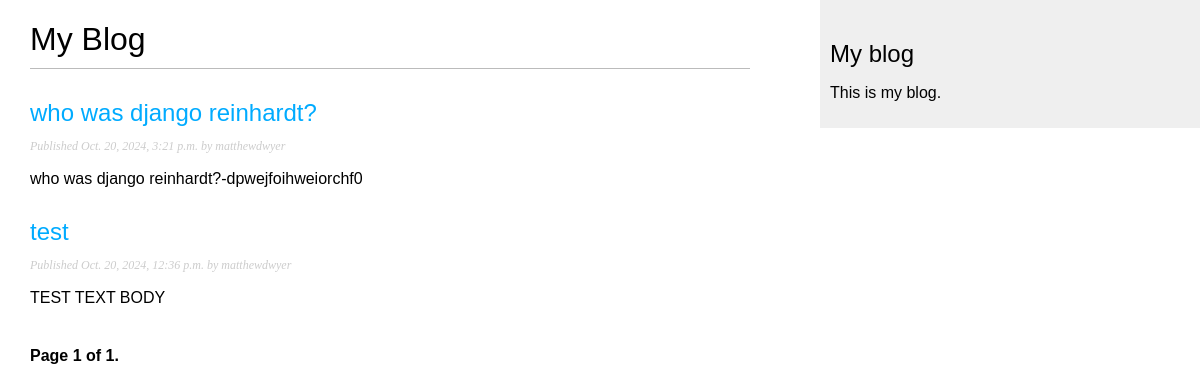
The page /blog_app/ on the database as committed earlier.
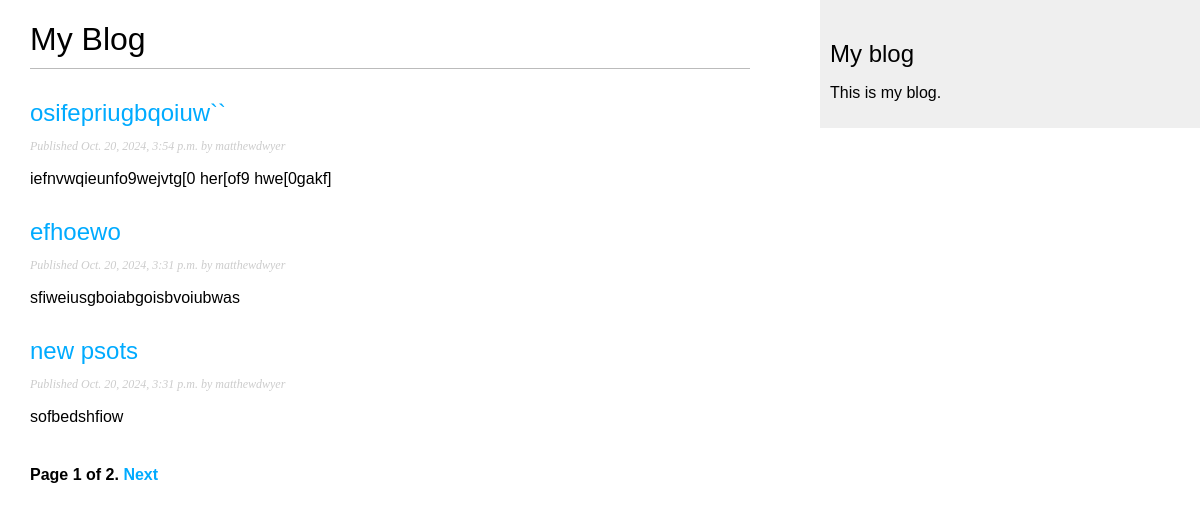
The same page on the database as committed later.
### blog_app/models.py (models this page shows, shortened)
class Post(models.Model):
    STATUS_CHOICES = (
        ('draft', 'Draft'),
        ('published', 'Published'),
    )
    title = models.CharField(max_length=250)
    slug = models.CharField(max_length=250,
                            unique_for_date='publish')
    author = models.ForeignKey(User,
                               on_delete=models.CASCADE,
                               related_name='blog_posts')
    body = models.TextField()
    publish = models.DateTimeField(default=timezone.now)
    created = models.DateTimeField(auto_now_add=True)
    updated = models.DateTimeField(auto_now=True)
    status = models.CharField(max_length=10,
                              choices=STATUS_CHOICES,
                              default='draft')
    objects = models.Manager() # default manager
    published = PublishedManager() # custom manager
    class Meta:
        ordering = ('-publish',)
    def get_absolute_url(self):
        return reverse('blog_app:post_detail',
                       args=[self.publish.year,
                             self.publish.month,
                             self.publish.day, self.slug])

### blog_app/views.py (the view)
# urls.py: path('', views.post_list, name='post_list'),
def post_list(request):
    object_list = Post.published.all()
    paginator = Paginator(object_list, 3) # 3 posts in each page
    page = request.GET.get('page')
    try:
        posts = paginator.page(page)
    except PageNotAnInteger:
        posts = paginator.page(1)
    except EmptyPage:
        posts = paginator.page(paginator.num_pages)
    return render(request,
                  'blog_app/post/list.html',
                  {'page': page,
                   'posts': posts})

### blog_app/models.py (called while the page is built)
    def get_queryset(self):
        return super(PublishedManager,
                     self).get_queryset()\
                     .filter(status='published')

### blog_app/templates/blog_app/post/list.html (shortened to what this page needs)
{% extends "blog_app/base.html" %}
{% block content %}
  <h1>My Blog</h1>
  {% for post in posts %}
    <h2>
      <a href="{{ post.get_absolute_url }}">
        {{ post.title }}
      </a>
    </h2>
    <p class="date">
      Published {{ post.publish }} by {{ post.author }}
    </p>
    {{ post.body|truncatewords:30|linebreaks }}
  {% endfor %}
  {% include "pagination.html" with page=posts %}
{% endblock %}

### blog_app/templates/blog_app/base.html (shortened to what this page needs)
{% load static %}
<!DOCTYPE html>
<html>
<head>
  <link href="{% static "css/blog.css" %}" rel="stylesheet">
</head>
<body>
  <div id="content">
    {% block content %}
    {% endblock %}
  </div>
  <div id="sidebar">
    <h2>My blog</h2>
    <p>This is my blog.</p>
  </div>
</body>
</html>

### blog_app/templates/pagination.html (shortened to what this page needs)
<div class="pagination">
    <span class="step-links">
      <span class="current">
        Page {{ page.number }} of {{ page.paginator.num_pages }}.
      </span>
      {% if page.has_next %}
        <a href="?page={{ page.next_page_number }}">Next</a>
      {% endif %}
    </span>
  </div>

### blog_app/static/css/blog.css (style rules this page uses)
body { margin:0; padding:0; font-family:helvetica, sans-serif; }
a { color:#00abff; text-decoration:none; }
h1 { font-weight:normal; border-bottom:1px solid #bbb; padding:0 0 10px 0; }
h2 { font-weight:normal; margin:30px 0 0; }
#content { float:left; width:60%; padding:0 0 0 30px; }
#sidebar { float:right; width:30%; padding:10px; background:#efefef; height:100%; }
p.date { color:#ccc; font-family: georgia, serif; font-size: 12px; font-style: italic; }
.pagination { margin:40px 0; font-weight:bold; }

Rows that differ between the two databases and show on the page:
no longer on this page (row unchanged): Post: title "who was django reinhardt?", publish "Oct. 20, 2024, 3:21 p.m.", author "matthewdwyer", body "who was django reinhardt?-dpwejfoihweiorchf0"
no longer on this page (row unchanged): Post: title "test", publish "Oct. 20, 2024, 12:36 p.m.", author "matthewdwyer", body "TEST TEXT BODY"
added Post: title "osifepriugbqoiuw``", publish "Oct. 20, 2024, 3:54 p.m.", author "matthewdwyer", body "iefnvwqieunfo9wejvtg[0 her[of9 hwe[0gakf]"
added Post: title "efhoewo", publish "Oct. 20, 2024, 3:31 p.m.", author "matthewdwyer", body "sfiweiusgboiabgoisbvoiubwas"
added Post: title "new psots", publish "Oct. 20, 2024, 3:31 p.m.", author "matthewdwyer", body "sofbedshfiow"
Other text that changed with them:
{{ page.paginator.num_pages }}: "1" → "2"
text now shown: "Next"
